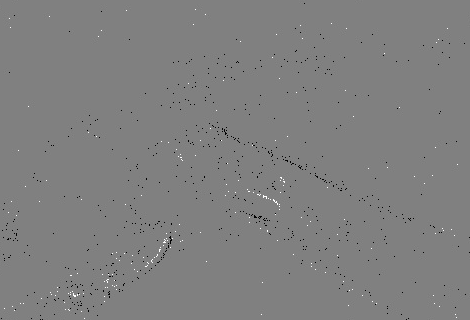
#> input picture TransUNet-single/datasets/GaE_Dataset/Testing/Events/New_folder/Event Image 1100.png, 470 x 320 px; its folder holds only this picture in this run
$ python transform_dataset_test_EvB.py
#> lines starting #> are read from the running program, lines starting #| are printed output that depends on the picture; after the words box and inside, x2 and y2 are one past the last pixel; in counts of white or black regions, pixels touching at a corner belong together
import numpy as np
import os
import cv2
import pickle

# Paths to traning images
test_data_path = "./GaE_Dataset/Testing/Events/New_folder"
test_label_path = "./GaE_Dataset/Testing/Masks/New_folder"

# Path to save generated .npz files
npz_saving_path = "./GaE_EvB/test_npz/"

# This is used to filter bad images
# preserving_ratio = 0.25


filenames = os.listdir(test_data_path)

png_test_list = []
for filename in filenames: # Get all images name
    if filename.endswith('png'):
        png_test_list.append(filename)
print('Number of images found : ', len(png_test_list))

png_test_list.sort()

filenames2 = os.listdir(test_label_path)

png_label_list = []
for filename in filenames2: # Get all labels name
    if filename.endswith('png'):
        png_label_list.append(filename)
print('Number of labels found : ', len(png_label_list))

png_label_list.sort()

list_file = open('./test.txt','a')

for i, f in enumerate(png_test_list):
    # Read testing image
    data_path = os.path.join(test_data_path, f)
    img_o = cv2.imread(data_path)
#> img_o is the input picture: shape (320, 470, 3); min 0, max 255, mean 127.6
    img = cv2.resize(img_o, (320,320), interpolation=cv2.INTER_AREA)
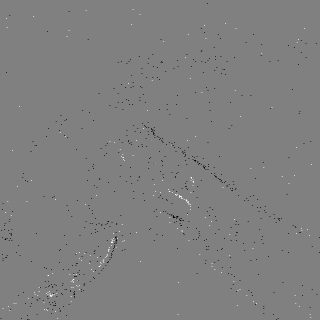
#> img: shape (320, 320, 3); min 0, max 255, mean 127.6
    img = img / np.amax(img)  # Normalisation
    img_avg = (img[:,:,0]+img[:,:,1]+img[:,:,2])/3
    img_arr = np.asarray(img_avg)

    # Read testing label
    label_path = os.path.join(test_label_path, png_label_list[i])
    img_label_o = cv2.imread(label_path)
    img_label = cv2.resize(img_label_o, (320,320), interpolation=cv2.INTER_AREA)
    img_label_avg = (img_label[:,:,0]+img_label[:,:,1]+img_label[:,:,2])/3
    above_1 = np.nonzero(img_label_avg)
#> above_1 = 102397 positions, rows 0 to 319, columns 0 to 319
    img_label_avg[above_1] = 1
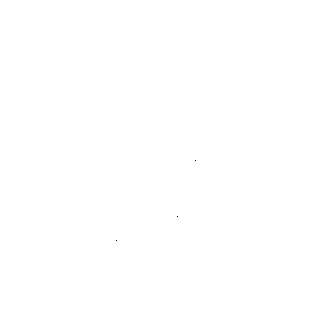
#> img_label_avg: shape (320, 320) float64; values 0 (black) and 1 (white), 100% white; black in thin lines or dots, all inside (x1, y1, x2, y2) = (116, 160, 196, 241)
    img_label_arr = np.asarray(img_label_avg)

    # Store data as .npz format
    if not os.path.exists(npz_saving_path):
        os.makedirs(npz_saving_path)
    np.savez(os.path.join(npz_saving_path, f[0:-4]+'.npz'), image=img_arr, label=img_label_arr, case_name=f[0:-4])

    # Make a record in list
    list_file.write(f[0:-4])
    list_file.write('\n')

    print(f+'.npz finished.')

list_file.close()
print('All .npz transform complete!')


# Show dataset with npz format
test = np.load(os.path.join(npz_saving_path,png_test_list[0][0:-4]+'.npz'))
cv2.imshow('test_data',test['image'])
cv2.waitKey(5000)
cv2.imshow('test_label',test['label'])
cv2.waitKey(5000)

$ run again, on TransUNet-single/datasets/GaE_Dataset/Testing/Events/New_folder/Event Image 353.png
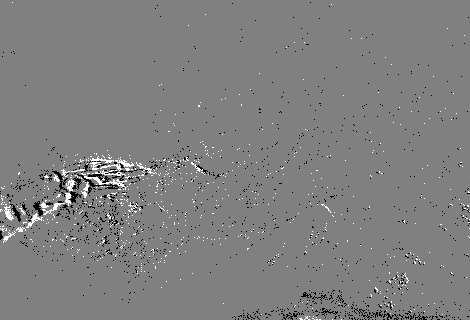
#> input picture TransUNet-single/datasets/GaE_Dataset/Testing/Events/New_folder/Event Image 353.png, 470 x 320 px
#> img_o is the input picture: shape (320, 470, 3); min 0, max 255, mean 127.3
#> `img = cv2.resize(img_o, (320,320), interpolation=cv2.INTER_AREA)`:
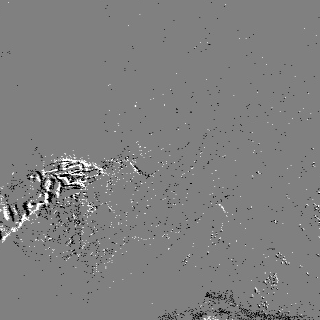
#> img: shape (320, 320, 3); min 0, max 255, mean 127.3
#> `img_label_avg = (img_label[:,:,0]+img_label[:,:,1]+img_label[:,:,2])/3`:
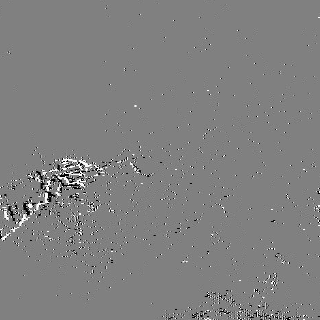
#> img_label_avg: shape (320, 320) float64; min 0, max 85, mean 42.7; drawn with min black and max white
#> above_1 = 102211 positions, rows 0 to 319, columns 0 to 319

$ run again, on TransUNet-single/datasets/GaE_Dataset/Testing/Events/New_folder/Event Image 387.png
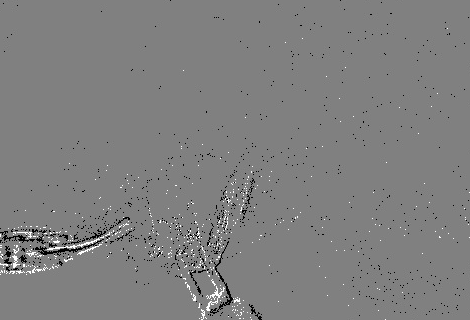
#> input picture TransUNet-single/datasets/GaE_Dataset/Testing/Events/New_folder/Event Image 387.png, 470 x 320 px
#> img_o is the input picture: shape (320, 470, 3); min 0, max 255, mean 127.3
#> `img = cv2.resize(img_o, (320,320), interpolation=cv2.INTER_AREA)`:
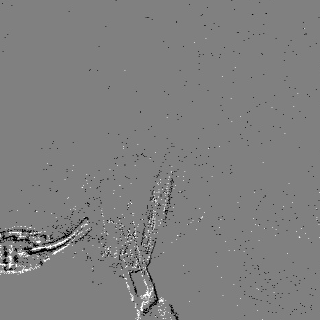
#> img: shape (320, 320, 3); min 0, max 255, mean 127.3
#> `img_label_avg = (img_label[:,:,0]+img_label[:,:,1]+img_label[:,:,2])/3`:
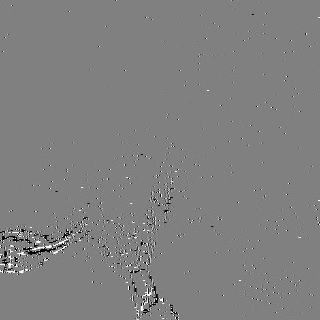
#> img_label_avg: shape (320, 320) float64; min 0, max 85, mean 42.6; drawn with min black and max white
#> above_1 = 102257 positions, rows 0 to 319, columns 0 to 319

$ run again, on TransUNet-single/datasets/GaE_Dataset/Testing/Events/New_folder/Event Image 436.png
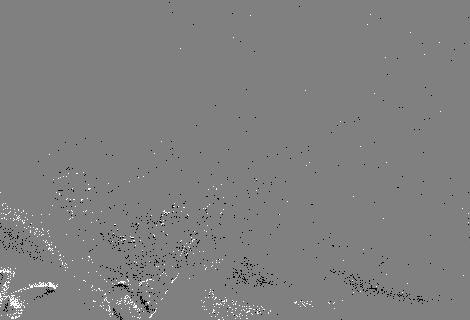
#> input picture TransUNet-single/datasets/GaE_Dataset/Testing/Events/New_folder/Event Image 436.png, 470 x 320 px
#> img_o is the input picture: shape (320, 470, 3); min 0, max 255, mean 127.9
#> `img = cv2.resize(img_o, (320,320), interpolation=cv2.INTER_AREA)`:
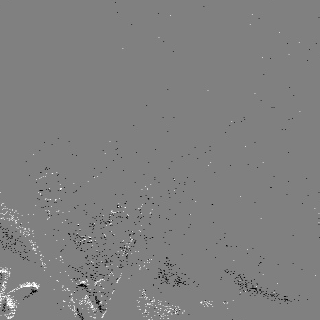
#> img: shape (320, 320, 3); min 0, max 255, mean 127.9
#> `img_label_avg = (img_label[:,:,0]+img_label[:,:,1]+img_label[:,:,2])/3`:
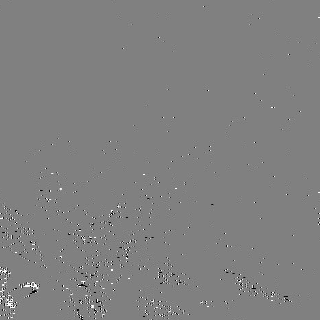
#> img_label_avg: shape (320, 320) float64; min 0, max 85, mean 42.7; drawn with min black and max white
#> above_1 = 102366 positions, rows 0 to 319, columns 0 to 319

$ run again, on TransUNet-single/datasets/GaE_Dataset/Testing/Events/New_folder/Event Image 280.png
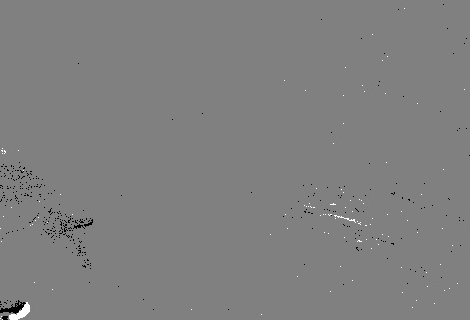
#> input picture TransUNet-single/datasets/GaE_Dataset/Testing/Events/New_folder/Event Image 280.png, 470 x 320 px
#> img_o is the input picture: shape (320, 470, 3); min 0, max 255, mean 127.7
#> `img = cv2.resize(img_o, (320,320), interpolation=cv2.INTER_AREA)`:
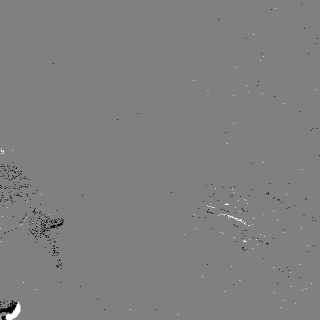
#> img: shape (320, 320, 3); min 0, max 255, mean 127.7
#> above_1 = 102356 positions, rows 0 to 319, columns 0 to 319
